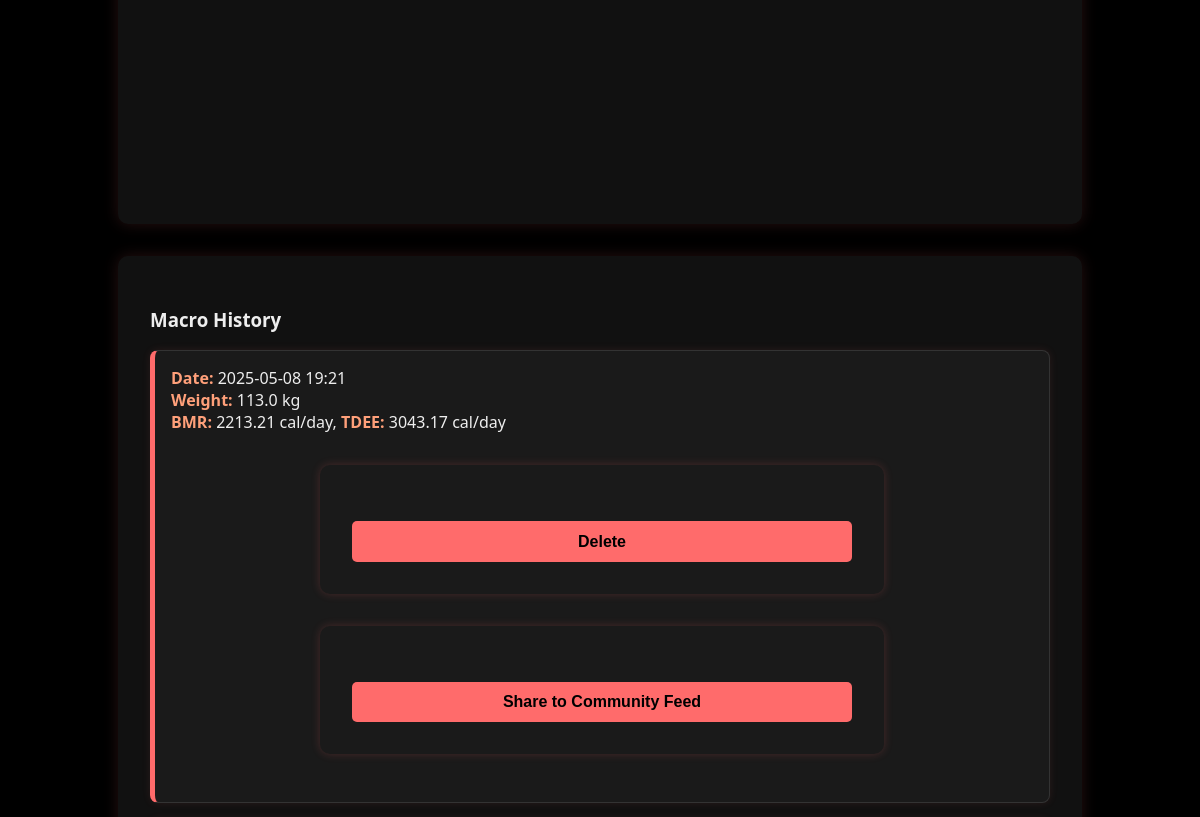
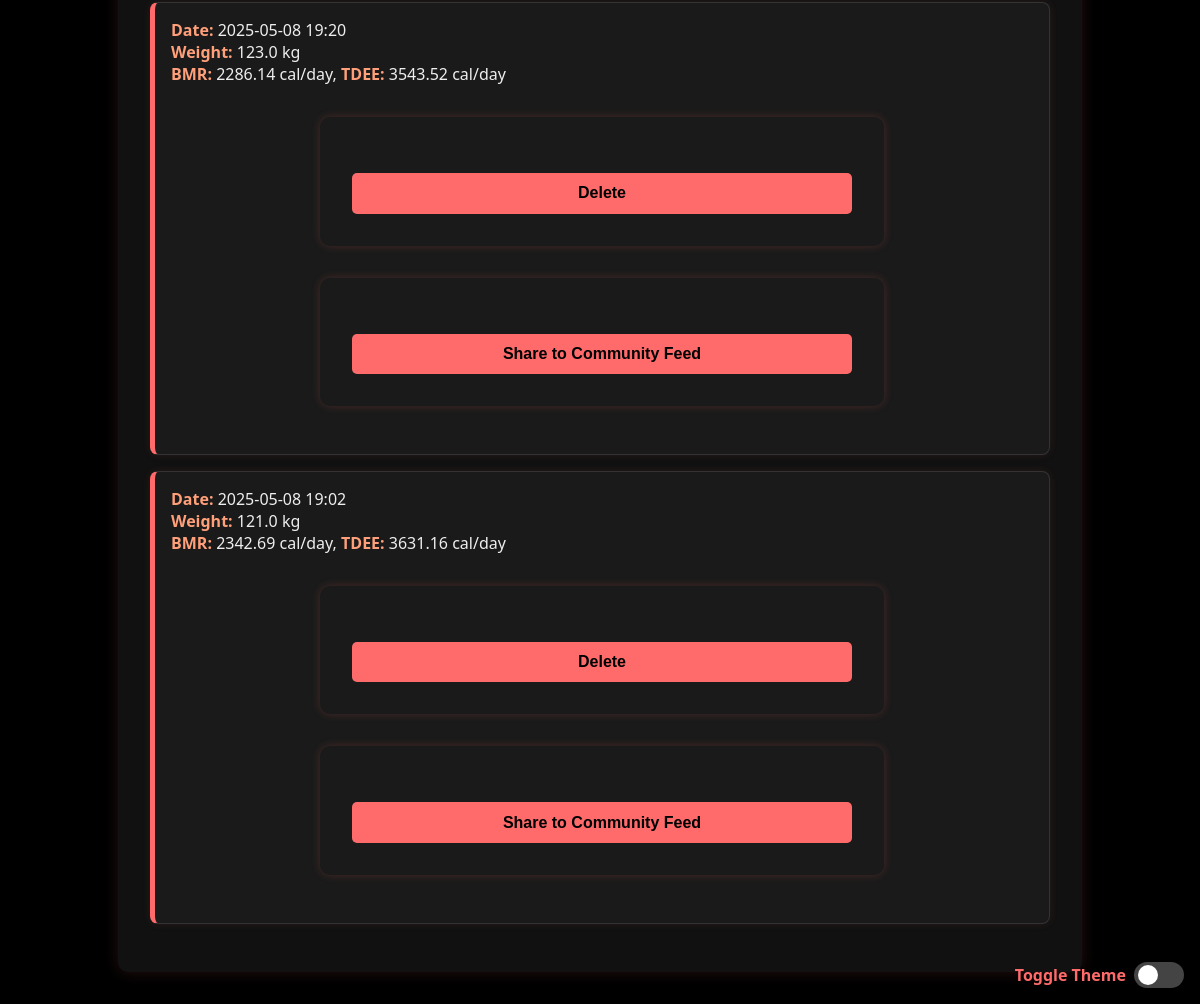
/profile (signed in, lower part), run on an earlier commit of the app's database (2 pictures, top to bottom).
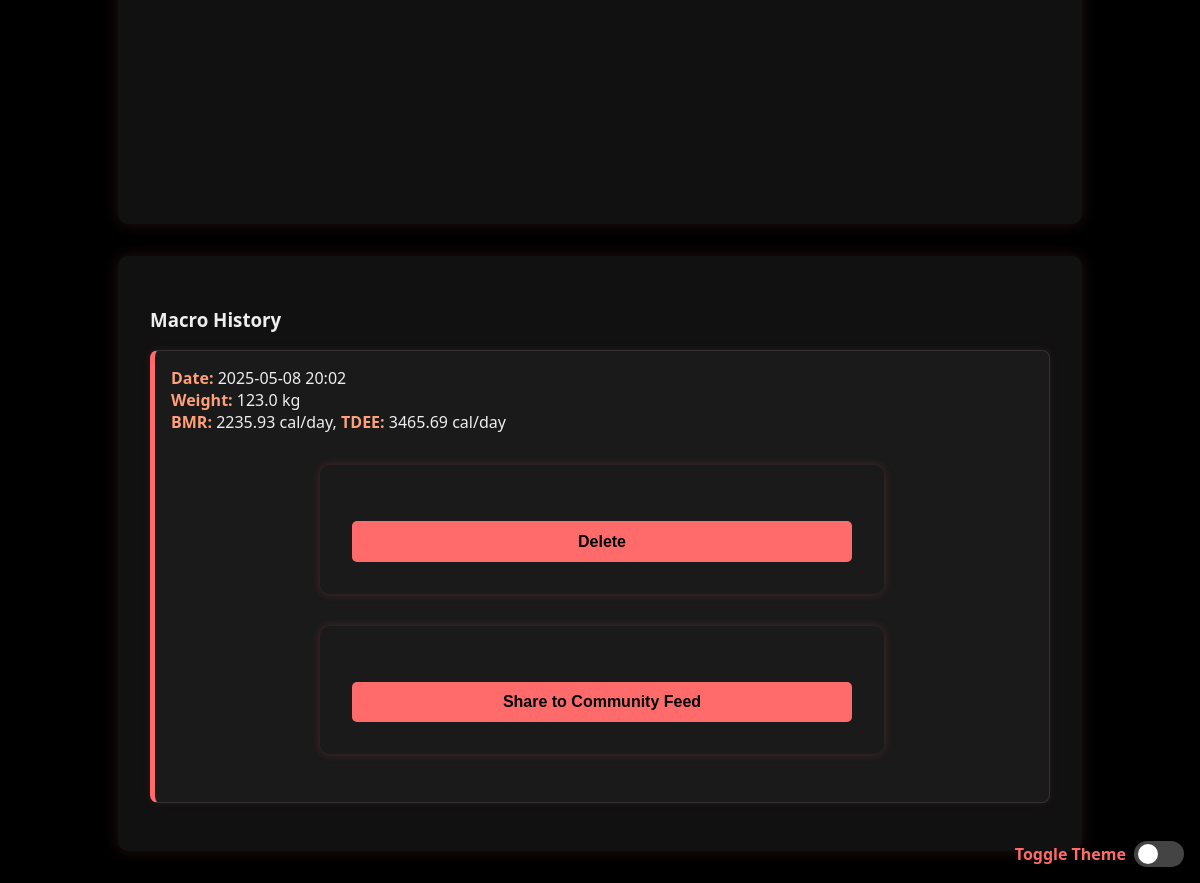
And on a later commit of the database.
### app/models.py (models this page shows)
class MacroPost(db.Model):
    id = db.Column(db.Integer, primary_key=True)
    gender = db.Column(db.String(10), nullable=False)
    age = db.Column(db.Integer, nullable=False)
    weight = db.Column(db.Float, nullable=False)
    height = db.Column(db.Float, nullable=False)
    bmr = db.Column(db.Float, nullable=False)
    tdee = db.Column(db.Float, nullable=False)
    timestamp = db.Column(db.DateTime, server_default=db.func.now())
    user_id = db.Column(db.Integer, db.ForeignKey('user.id'), nullable=False)
    user = db.relationship('User', backref=db.backref('macroposts', lazy=True))

### app/routes.py (the view)
@app.route("/profile")
@login_required
def profile():
    macro_posts = MacroPost.query.filter_by(user_id=current_user.id).order_by(MacroPost.timestamp.desc()).all()
    return render_template("profile.html", user=current_user, macro_posts=macro_posts)

### app/__init__.py (called while the page is built)
@login_manager.user_loader
def load_user(user_id):
    return User.query.get(int(user_id))

### app/templates/profile.html (shortened to what this page needs)
{% extends "base.html" %}
{% block content %}
<div class="profile-container">
    <section class="graph">
        <div id="macro-history-graph" style="width: 100%; height: 400px; margin-bottom: 20px;"></div>
    </section>
    <section class="macro-history">
        <h3>Macro History</h3>
        {% if macro_posts %}
            <ul>
                {% for post in macro_posts %}
                    <li>
                        <strong>Date:</strong> {{ post.timestamp.strftime('%Y-%m-%d %H:%M') }}<br>
                        <strong>Weight:</strong> {{ post.weight }} kg<br>
                        <strong>BMR:</strong> {{ post.bmr }} cal/day,
                        <strong>TDEE:</strong> {{ post.tdee }} cal/day
                        <form action="{{ url_for('delete_macro_post', post_id=post.id) }}" method="POST" style="inline">
                            <button type="submit" onclick="return confirm('Are you sure you want to delete this entry?');">Delete</button>
                        </form>
                        <form action="{{ url_for('create_feed_post', post_id = post.id) }}" method="POST" style="inline">
                                    <button type="submit">Share to Community Feed</button>
                        </form>
                    </li>
                {% endfor %}
            </ul>
        {% else %}
            <p>You haven't saved any results yet.</p>
        {% endif %}
    </section>
</div>
<div class="theme-toggle">
    <label class="theme-label" for="theme-switch">Toggle Theme</label>
    <label class="switch">
        <span class="slider"></span>
    </label>
</div>
{% endblock %}

What changed in the data, as far as the page shows it:
removed MacroPost: timestamp "2025-05-08 19:21", weight "113.0", bmr "2213.21", tdee "3043.17"
removed MacroPost: timestamp "2025-05-08 19:20", weight "123.0", bmr "2286.14", tdee "3543.52"
changed MacroPost: timestamp "2025-05-08 19:02" → "2025-05-08 20:02"; weight "121.0" → "123.0"; bmr "2342.69" → "2235.93"; tdee "3631.16" → "3465.69"
